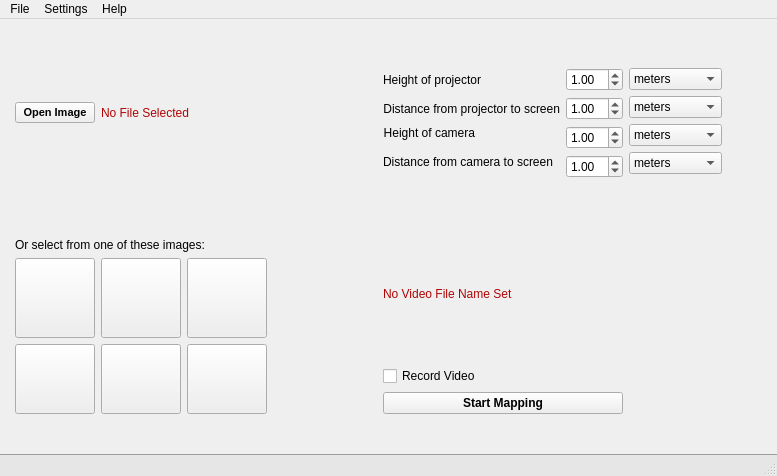
<?xml version="1.0" encoding="UTF-8"?>
<ui version="4.0">
 <class>MainWindow</class>
 <widget class="QMainWindow" name="MainWindow">
  <property name="geometry">
   <rect>
    <x>0</x>
    <y>0</y>
    <width>777</width>
    <height>476</height>
   </rect>
  </property>
  <property name="windowTitle">
   <string>LightMap</string>
  </property>
  <property name="tabShape">
   <enum>QTabWidget::Rounded</enum>
  </property>
  <widget class="QWidget" name="central_widget">
   <layout class="QGridLayout" name="gridLayout">
    <property name="leftMargin">
     <number>15</number>
    </property>
    <property name="rightMargin">
     <number>15</number>
    </property>
    <property name="bottomMargin">
     <number>20</number>
    </property>
    <item row="0" column="0">
     <layout class="QVBoxLayout" name="vertical_layout_top" stretch="0">
      <property name="spacing">
       <number>6</number>
      </property>
      <item>
       <widget class="QLabel" name="label_lightmap">
        <property name="sizePolicy">
         <sizepolicy hsizetype="Preferred" vsizetype="Preferred">
          <horstretch>0</horstretch>
          <verstretch>0</verstretch>
         </sizepolicy>
        </property>
        <property name="text">
         <string/>
        </property>
        <property name="pixmap">
         <pixmap>../Images/LightMap.png</pixmap>
        </property>
        <property name="alignment">
         <set>Qt::AlignHCenter|Qt::AlignTop</set>
        </property>
       </widget>
      </item>
     </layout>
    </item>
    <item row="1" column="0">
     <spacer name="horizontal_spacer_light_map">
      <property name="orientation">
       <enum>Qt::Horizontal</enum>
      </property>
      <property name="sizeHint" stdset="0">
       <size>
        <width>40</width>
        <height>20</height>
       </size>
      </property>
     </spacer>
    </item>
    <item row="2" column="0">
     <layout class="QHBoxLayout" name="horizontal_layout_main_middle">
      <property name="sizeConstraint">
       <enum>QLayout::SetDefaultConstraint</enum>
      </property>
      <item>
       <layout class="QVBoxLayout" name="vertical_layout_main_left">
        <property name="sizeConstraint">
         <enum>QLayout::SetDefaultConstraint</enum>
        </property>
        <item>
         <layout class="QHBoxLayout" name="horizontal_layout_image">
          <property name="sizeConstraint">
           <enum>QLayout::SetDefaultConstraint</enum>
          </property>
          <item>
           <widget class="QPushButton" name="button_open_image">
            <property name="sizePolicy">
             <sizepolicy hsizetype="Fixed" vsizetype="Fixed">
              <horstretch>0</horstretch>
              <verstretch>0</verstretch>
             </sizepolicy>
            </property>
            <property name="font">
             <font>
              <family>MS Shell Dlg 2</family>
              <pointsize>8</pointsize>
              <weight>75</weight>
              <italic>false</italic>
              <bold>true</bold>
              <underline>false</underline>
              <strikeout>false</strikeout>
              <kerning>true</kerning>
             </font>
            </property>
            <property name="focusPolicy">
             <enum>Qt::ClickFocus</enum>
            </property>
            <property name="statusTip">
             <string/>
            </property>
            <property name="text">
             <string>Open Image</string>
            </property>
           </widget>
          </item>
          <item>
           <widget class="QLabel" name="label_image_file_name">
            <property name="palette">
             <palette>
              <active>
               <colorrole role="WindowText">
                <brush brushstyle="SolidPattern">
                 <color alpha="255">
                  <red>177</red>
                  <green>5</green>
                  <blue>5</blue>
                 </color>
                </brush>
               </colorrole>
               <colorrole role="Text">
                <brush brushstyle="SolidPattern">
                 <color alpha="255">
                  <red>0</red>
                  <green>0</green>
                  <blue>0</blue>
                 </color>
                </brush>
               </colorrole>
              </active>
              <inactive>
               <colorrole role="WindowText">
                <brush brushstyle="SolidPattern">
                 <color alpha="255">
                  <red>177</red>
                  <green>5</green>
                  <blue>5</blue>
                 </color>
                </brush>
               </colorrole>
               <colorrole role="Text">
                <brush brushstyle="SolidPattern">
                 <color alpha="255">
                  <red>0</red>
                  <green>0</green>
                  <blue>0</blue>
                 </color>
                </brush>
               </colorrole>
              </inactive>
              <disabled>
               <colorrole role="WindowText">
                <brush brushstyle="SolidPattern">
                 <color alpha="255">
                  <red>120</red>
                  <green>120</green>
                  <blue>120</blue>
                 </color>
                </brush>
               </colorrole>
               <colorrole role="Text">
                <brush brushstyle="SolidPattern">
                 <color alpha="255">
                  <red>120</red>
                  <green>120</green>
                  <blue>120</blue>
                 </color>
                </brush>
               </colorrole>
              </disabled>
             </palette>
            </property>
            <property name="font">
             <font>
              <family>MS Shell Dlg 2</family>
              <weight>50</weight>
              <italic>false</italic>
              <bold>false</bold>
              <kerning>true</kerning>
             </font>
            </property>
            <property name="frameShape">
             <enum>QFrame::NoFrame</enum>
            </property>
            <property name="frameShadow">
             <enum>QFrame::Plain</enum>
            </property>
            <property name="text">
             <string>No File Selected                                                  </string>
            </property>
            <property name="alignment">
             <set>Qt::AlignLeading|Qt::AlignLeft|Qt::AlignVCenter</set>
            </property>
           </widget>
          </item>
         </layout>
        </item>
        <item>
         <widget class="QLabel" name="label_select_default_image">
          <property name="text">
           <string>Or select from one of these images:</string>
          </property>
          <property name="alignment">
           <set>Qt::AlignBottom|Qt::AlignLeading|Qt::AlignLeft</set>
          </property>
         </widget>
        </item>
        <item>
         <layout class="QGridLayout" name="grid_layout_default_images">
          <item row="1" column="3">
           <widget class="QPushButton" name="button_default_image3">
            <property name="minimumSize">
             <size>
              <width>80</width>
              <height>80</height>
             </size>
            </property>
            <property name="maximumSize">
             <size>
              <width>80</width>
              <height>80</height>
             </size>
            </property>
            <property name="focusPolicy">
             <enum>Qt::NoFocus</enum>
            </property>
            <property name="statusTip">
             <string/>
            </property>
            <property name="styleSheet">
             <string notr="true">QPushButton {
	background-image: url(&quot;../Images/Smiley.jpg&quot;);
	background-position: center;	
}

QPushButton:checked {
	border-width: 3px;
	border-style: solid;
	border-color: #2E89F7;
}</string>
            </property>
            <property name="text">
             <string/>
            </property>
            <property name="checkable">
             <bool>true</bool>
            </property>
            <property name="autoExclusive">
             <bool>true</bool>
            </property>
           </widget>
          </item>
          <item row="3" column="3">
           <widget class="QPushButton" name="button_default_image6">
            <property name="maximumSize">
             <size>
              <width>80</width>
              <height>80</height>
             </size>
            </property>
            <property name="styleSheet">
             <string notr="true">QPushButton {
	background-image: url(&quot;../Images/Mystery_Image.jpg&quot;);
	background-position: center;
}

QPushButton:checked {
	border-width: 3px;
	border-style: solid;
	border-color: #2E89F7;
}</string>
            </property>
            <property name="text">
             <string/>
            </property>
            <property name="checkable">
             <bool>true</bool>
            </property>
            <property name="autoExclusive">
             <bool>true</bool>
            </property>
           </widget>
          </item>
          <item row="1" column="1">
           <widget class="QPushButton" name="button_default_image1">
            <property name="sizePolicy">
             <sizepolicy hsizetype="Maximum" vsizetype="Fixed">
              <horstretch>0</horstretch>
              <verstretch>0</verstretch>
             </sizepolicy>
            </property>
            <property name="minimumSize">
             <size>
              <width>80</width>
              <height>80</height>
             </size>
            </property>
            <property name="maximumSize">
             <size>
              <width>80</width>
              <height>80</height>
             </size>
            </property>
            <property name="focusPolicy">
             <enum>Qt::NoFocus</enum>
            </property>
            <property name="statusTip">
             <string/>
            </property>
            <property name="styleSheet">
             <string notr="true">QPushButton {
	background-image: url(&quot;../Images/Earth.jpg&quot;);
	background-position: center;
}

QPushButton:checked {
	border-width: 3px;
	border-style: solid;
	border-color: #2E89F7;
}</string>
            </property>
            <property name="text">
             <string/>
            </property>
            <property name="checkable">
             <bool>true</bool>
            </property>
            <property name="autoExclusive">
             <bool>true</bool>
            </property>
            <property name="flat">
             <bool>false</bool>
            </property>
           </widget>
          </item>
          <item row="1" column="2">
           <widget class="QPushButton" name="button_default_image2">
            <property name="minimumSize">
             <size>
              <width>80</width>
              <height>80</height>
             </size>
            </property>
            <property name="maximumSize">
             <size>
              <width>80</width>
              <height>80</height>
             </size>
            </property>
            <property name="focusPolicy">
             <enum>Qt::NoFocus</enum>
            </property>
            <property name="statusTip">
             <string/>
            </property>
            <property name="styleSheet">
             <string notr="true">QPushButton {
	background-image: url(&quot;../Images/Moon.gif&quot;);
	background-position: center;
}

QPushButton:checked {
	border-width: 3px;
	border-style: solid;
	border-color: #2E89F7;
}</string>
            </property>
            <property name="text">
             <string/>
            </property>
            <property name="checkable">
             <bool>true</bool>
            </property>
            <property name="autoExclusive">
             <bool>true</bool>
            </property>
            <property name="autoDefault">
             <bool>false</bool>
            </property>
            <property name="default">
             <bool>false</bool>
            </property>
            <property name="flat">
             <bool>false</bool>
            </property>
           </widget>
          </item>
          <item row="1" column="5">
           <spacer name="horizontal_spacer_grid_top">
            <property name="orientation">
             <enum>Qt::Horizontal</enum>
            </property>
            <property name="sizeHint" stdset="0">
             <size>
              <width>40</width>
              <height>20</height>
             </size>
            </property>
           </spacer>
          </item>
          <item row="3" column="5">
           <spacer name="horizontal_spacer_grid_bottom">
            <property name="orientation">
             <enum>Qt::Horizontal</enum>
            </property>
            <property name="sizeHint" stdset="0">
             <size>
              <width>40</width>
              <height>20</height>
             </size>
            </property>
           </spacer>
          </item>
          <item row="3" column="2">
           <widget class="QPushButton" name="button_default_image5">
            <property name="minimumSize">
             <size>
              <width>80</width>
              <height>70</height>
             </size>
            </property>
            <property name="maximumSize">
             <size>
              <width>80</width>
              <height>80</height>
             </size>
            </property>
            <property name="styleSheet">
             <string notr="true">QPushButton {
	background-image: url(&quot;../Images/Kappa.jpg&quot;);
	background-position: center;
}

QPushButton:checked {
	border-width: 3px;
	border-style: solid;
	border-color: #2E89F7;
}</string>
            </property>
            <property name="text">
             <string/>
            </property>
            <property name="checkable">
             <bool>true</bool>
            </property>
            <property name="autoExclusive">
             <bool>true</bool>
            </property>
           </widget>
          </item>
          <item row="3" column="1">
           <widget class="QPushButton" name="button_default_image4">
            <property name="sizePolicy">
             <sizepolicy hsizetype="Minimum" vsizetype="Fixed">
              <horstretch>0</horstretch>
              <verstretch>0</verstretch>
             </sizepolicy>
            </property>
            <property name="minimumSize">
             <size>
              <width>80</width>
              <height>70</height>
             </size>
            </property>
            <property name="maximumSize">
             <size>
              <width>80</width>
              <height>80</height>
             </size>
            </property>
            <property name="focusPolicy">
             <enum>Qt::NoFocus</enum>
            </property>
            <property name="statusTip">
             <string/>
            </property>
            <property name="styleSheet">
             <string notr="true">QPushButton {
	background-image: url(&quot;../Images/Pizza.jpg&quot;);
	background-position: center;
}

QPushButton:checked {
	border-width: 3px;
	border-style: solid;
	border-color: #2E89F7;
}</string>
            </property>
            <property name="text">
             <string/>
            </property>
            <property name="checkable">
             <bool>true</bool>
            </property>
            <property name="autoExclusive">
             <bool>true</bool>
            </property>
           </widget>
          </item>
         </layout>
        </item>
        <item>
         <spacer name="horizontal_spacer_bottom_left">
          <property name="orientation">
           <enum>Qt::Horizontal</enum>
          </property>
          <property name="sizeHint" stdset="0">
           <size>
            <width>40</width>
            <height>20</height>
           </size>
          </property>
         </spacer>
        </item>
       </layout>
      </item>
      <item>
       <spacer name="vertical_spacer_middle_second">
        <property name="orientation">
         <enum>Qt::Vertical</enum>
        </property>
        <property name="sizeHint" stdset="0">
         <size>
          <width>20</width>
          <height>40</height>
         </size>
        </property>
       </spacer>
      </item>
      <item>
       <layout class="QHBoxLayout" name="horizontal_layout_main_right_2">
        <item>
         <layout class="QVBoxLayout" name="vertical_layout_middle_right">
          <item>
           <layout class="QFormLayout" name="form_layout">
            <property name="sizeConstraint">
             <enum>QLayout::SetNoConstraint</enum>
            </property>
            <item row="0" column="0">
             <widget class="QLabel" name="label_projector_height">
              <property name="statusTip">
               <string/>
              </property>
              <property name="layoutDirection">
               <enum>Qt::LeftToRight</enum>
              </property>
              <property name="text">
               <string>Height of projector</string>
              </property>
              <property name="alignment">
               <set>Qt::AlignRight|Qt::AlignTrailing|Qt::AlignVCenter</set>
              </property>
             </widget>
            </item>
            <item row="0" column="1">
             <widget class="QDoubleSpinBox" name="double_spin_box_projector_height">
              <property name="statusTip">
               <string/>
              </property>
              <property name="value">
               <double>1.000000000000000</double>
              </property>
             </widget>
            </item>
            <item row="1" column="0">
             <widget class="QLabel" name="label_projector_to_screen">
              <property name="text">
               <string>Distance from projector to screen</string>
              </property>
              <property name="alignment">
               <set>Qt::AlignRight|Qt::AlignTrailing|Qt::AlignVCenter</set>
              </property>
             </widget>
            </item>
            <item row="1" column="1">
             <widget class="QDoubleSpinBox" name="double_spin_box_projector_to_screen">
              <property name="statusTip">
               <string/>
              </property>
              <property name="value">
               <double>1.000000000000000</double>
              </property>
             </widget>
            </item>
            <item row="2" column="0">
             <widget class="QLabel" name="label_height_camera">
              <property name="text">
               <string>Height of camera</string>
              </property>
              <property name="alignment">
               <set>Qt::AlignRight|Qt::AlignTop|Qt::AlignTrailing</set>
              </property>
             </widget>
            </item>
            <item row="2" column="1">
             <widget class="QDoubleSpinBox" name="double_spin_box_camera_height">
              <property name="statusTip">
               <string/>
              </property>
              <property name="value">
               <double>1.000000000000000</double>
              </property>
             </widget>
            </item>
            <item row="3" column="0">
             <widget class="QLabel" name="label_camera_to_screen">
              <property name="text">
               <string>Distance from camera to screen</string>
              </property>
              <property name="alignment">
               <set>Qt::AlignRight|Qt::AlignTop|Qt::AlignTrailing</set>
              </property>
             </widget>
            </item>
            <item row="3" column="1">
             <widget class="QDoubleSpinBox" name="double_spin_box_camera_to_screen">
              <property name="statusTip">
               <string/>
              </property>
              <property name="value">
               <double>1.000000000000000</double>
              </property>
             </widget>
            </item>
           </layout>
          </item>
          <item>
           <spacer name="horizontal_spacer_middle_right">
            <property name="orientation">
             <enum>Qt::Horizontal</enum>
            </property>
            <property name="sizeHint" stdset="0">
             <size>
              <width>40</width>
              <height>20</height>
             </size>
            </property>
           </spacer>
          </item>
          <item>
           <widget class="QLabel" name="label_video_file_path">
            <property name="palette">
             <palette>
              <active>
               <colorrole role="WindowText">
                <brush brushstyle="SolidPattern">
                 <color alpha="255">
                  <red>177</red>
                  <green>5</green>
                  <blue>5</blue>
                 </color>
                </brush>
               </colorrole>
              </active>
              <inactive>
               <colorrole role="WindowText">
                <brush brushstyle="SolidPattern">
                 <color alpha="255">
                  <red>177</red>
                  <green>5</green>
                  <blue>5</blue>
                 </color>
                </brush>
               </colorrole>
              </inactive>
              <disabled>
               <colorrole role="WindowText">
                <brush brushstyle="SolidPattern">
                 <color alpha="255">
                  <red>120</red>
                  <green>120</green>
                  <blue>120</blue>
                 </color>
                </brush>
               </colorrole>
              </disabled>
             </palette>
            </property>
            <property name="text">
             <string>No Video File Name Set</string>
            </property>
           </widget>
          </item>
          <item>
           <widget class="QCheckBox" name="check_box_record_video">
            <property name="focusPolicy">
             <enum>Qt::ClickFocus</enum>
            </property>
            <property name="statusTip">
             <string/>
            </property>
            <property name="text">
             <string>Record Video</string>
            </property>
           </widget>
          </item>
          <item>
           <widget class="QPushButton" name="button_mapping">
            <property name="sizePolicy">
             <sizepolicy hsizetype="Minimum" vsizetype="Fixed">
              <horstretch>0</horstretch>
              <verstretch>0</verstretch>
             </sizepolicy>
            </property>
            <property name="font">
             <font>
              <weight>75</weight>
              <bold>true</bold>
             </font>
            </property>
            <property name="focusPolicy">
             <enum>Qt::ClickFocus</enum>
            </property>
            <property name="statusTip">
             <string/>
            </property>
            <property name="text">
             <string>Start Mapping</string>
            </property>
           </widget>
          </item>
          <item>
           <spacer name="horizontal_spacer_bottom_right">
            <property name="orientation">
             <enum>Qt::Horizontal</enum>
            </property>
            <property name="sizeHint" stdset="0">
             <size>
              <width>40</width>
              <height>20</height>
             </size>
            </property>
           </spacer>
          </item>
         </layout>
        </item>
        <item>
         <layout class="QVBoxLayout" name="vertical_layout_select_unit">
          <item>
           <widget class="QComboBox" name="combo_box_projector_height">
            <property name="sizePolicy">
             <sizepolicy hsizetype="Fixed" vsizetype="Fixed">
              <horstretch>0</horstretch>
              <verstretch>0</verstretch>
             </sizepolicy>
            </property>
            <property name="statusTip">
             <string/>
            </property>
            <item>
             <property name="text">
              <string>meters</string>
             </property>
            </item>
            <item>
             <property name="text">
              <string>feet</string>
             </property>
            </item>
            <item>
             <property name="text">
              <string>yards</string>
             </property>
            </item>
            <item>
             <property name="text">
              <string>inches</string>
             </property>
            </item>
            <item>
             <property name="text">
              <string>centimeters</string>
             </property>
            </item>
           </widget>
          </item>
          <item>
           <widget class="QComboBox" name="combo_box_projector_to_screen">
            <property name="sizePolicy">
             <sizepolicy hsizetype="Fixed" vsizetype="Fixed">
              <horstretch>0</horstretch>
              <verstretch>0</verstretch>
             </sizepolicy>
            </property>
            <property name="statusTip">
             <string/>
            </property>
            <item>
             <property name="text">
              <string>meters</string>
             </property>
            </item>
            <item>
             <property name="text">
              <string>feet</string>
             </property>
            </item>
            <item>
             <property name="text">
              <string>yards</string>
             </property>
            </item>
            <item>
             <property name="text">
              <string>inches</string>
             </property>
            </item>
            <item>
             <property name="text">
              <string>centimeters</string>
             </property>
            </item>
           </widget>
          </item>
          <item>
           <widget class="QComboBox" name="combo_box_camera_height">
            <property name="sizePolicy">
             <sizepolicy hsizetype="Fixed" vsizetype="Fixed">
              <horstretch>0</horstretch>
              <verstretch>0</verstretch>
             </sizepolicy>
            </property>
            <property name="statusTip">
             <string/>
            </property>
            <item>
             <property name="text">
              <string>meters</string>
             </property>
            </item>
            <item>
             <property name="text">
              <string>feet</string>
             </property>
            </item>
            <item>
             <property name="text">
              <string>yards</string>
             </property>
            </item>
            <item>
             <property name="text">
              <string>inches</string>
             </property>
            </item>
            <item>
             <property name="text">
              <string>centimeters</string>
             </property>
            </item>
           </widget>
          </item>
          <item>
           <widget class="QComboBox" name="combo_box_camera_to_screen">
            <property name="sizePolicy">
             <sizepolicy hsizetype="Fixed" vsizetype="Fixed">
              <horstretch>0</horstretch>
              <verstretch>0</verstretch>
             </sizepolicy>
            </property>
            <property name="statusTip">
             <string/>
            </property>
            <item>
             <property name="text">
              <string>meters</string>
             </property>
            </item>
            <item>
             <property name="text">
              <string>feet</string>
             </property>
            </item>
            <item>
             <property name="text">
              <string>yards</string>
             </property>
            </item>
            <item>
             <property name="text">
              <string>inches</string>
             </property>
            </item>
            <item>
             <property name="text">
              <string>centimeters</string>
             </property>
            </item>
           </widget>
          </item>
          <item>
           <spacer name="vertical_spacer_units">
            <property name="orientation">
             <enum>Qt::Vertical</enum>
            </property>
            <property name="sizeHint" stdset="0">
             <size>
              <width>20</width>
              <height>40</height>
             </size>
            </property>
           </spacer>
          </item>
         </layout>
        </item>
        <item>
         <layout class="QHBoxLayout" name="horizontal_layout_main_right">
          <item>
           <spacer name="vertical_spacer_main_right_first">
            <property name="orientation">
             <enum>Qt::Vertical</enum>
            </property>
            <property name="sizeHint" stdset="0">
             <size>
              <width>20</width>
              <height>40</height>
             </size>
            </property>
           </spacer>
          </item>
          <item>
           <spacer name="vertical_spacer_main_right_second">
            <property name="orientation">
             <enum>Qt::Vertical</enum>
            </property>
            <property name="sizeHint" stdset="0">
             <size>
              <width>20</width>
              <height>40</height>
             </size>
            </property>
           </spacer>
          </item>
         </layout>
        </item>
       </layout>
      </item>
     </layout>
    </item>
   </layout>
  </widget>
  <widget class="QMenuBar" name="menubar">
   <property name="geometry">
    <rect>
     <x>0</x>
     <y>0</y>
     <width>777</width>
     <height>21</height>
    </rect>
   </property>
   <widget class="QMenu" name="menu_file">
    <property name="title">
     <string>File</string>
    </property>
    <addaction name="action_open_image"/>
    <addaction name="separator"/>
    <addaction name="action_record_video"/>
    <addaction name="separator"/>
    <addaction name="action_start_mapping"/>
    <addaction name="separator"/>
    <addaction name="action_quit"/>
   </widget>
   <widget class="QMenu" name="menu_settings">
    <property name="title">
     <string>Settings</string>
    </property>
    <addaction name="action_preferences"/>
   </widget>
   <widget class="QMenu" name="menu_help">
    <property name="statusTip">
     <string/>
    </property>
    <property name="title">
     <string>Help</string>
    </property>
    <addaction name="action_LightMap_Help"/>
    <addaction name="separator"/>
    <addaction name="action_About_LightMap"/>
   </widget>
   <addaction name="menu_file"/>
   <addaction name="menu_settings"/>
   <addaction name="menu_help"/>
  </widget>
  <widget class="QStatusBar" name="status_bar">
   <property name="palette">
    <palette>
     <active>
      <colorrole role="Button">
       <brush brushstyle="SolidPattern">
        <color alpha="255">
         <red>230</red>
         <green>230</green>
         <blue>230</blue>
        </color>
       </brush>
      </colorrole>
      <colorrole role="Base">
       <brush brushstyle="SolidPattern">
        <color alpha="255">
         <red>230</red>
         <green>230</green>
         <blue>230</blue>
        </color>
       </brush>
      </colorrole>
      <colorrole role="Window">
       <brush brushstyle="SolidPattern">
        <color alpha="255">
         <red>230</red>
         <green>230</green>
         <blue>230</blue>
        </color>
       </brush>
      </colorrole>
      <colorrole role="AlternateBase">
       <brush brushstyle="SolidPattern">
        <color alpha="255">
         <red>246</red>
         <green>246</green>
         <blue>246</blue>
        </color>
       </brush>
      </colorrole>
     </active>
     <inactive>
      <colorrole role="Button">
       <brush brushstyle="SolidPattern">
        <color alpha="255">
         <red>230</red>
         <green>230</green>
         <blue>230</blue>
        </color>
       </brush>
      </colorrole>
      <colorrole role="Base">
       <brush brushstyle="SolidPattern">
        <color alpha="255">
         <red>230</red>
         <green>230</green>
         <blue>230</blue>
        </color>
       </brush>
      </colorrole>
      <colorrole role="Window">
       <brush brushstyle="SolidPattern">
        <color alpha="255">
         <red>230</red>
         <green>230</green>
         <blue>230</blue>
        </color>
       </brush>
      </colorrole>
      <colorrole role="AlternateBase">
       <brush brushstyle="SolidPattern">
        <color alpha="255">
         <red>246</red>
         <green>246</green>
         <blue>246</blue>
        </color>
       </brush>
      </colorrole>
     </inactive>
     <disabled>
      <colorrole role="Button">
       <brush brushstyle="SolidPattern">
        <color alpha="255">
         <red>230</red>
         <green>230</green>
         <blue>230</blue>
        </color>
       </brush>
      </colorrole>
      <colorrole role="Base">
       <brush brushstyle="SolidPattern">
        <color alpha="255">
         <red>230</red>
         <green>230</green>
         <blue>230</blue>
        </color>
       </brush>
      </colorrole>
      <colorrole role="Window">
       <brush brushstyle="SolidPattern">
        <color alpha="255">
         <red>230</red>
         <green>230</green>
         <blue>230</blue>
        </color>
       </brush>
      </colorrole>
      <colorrole role="AlternateBase">
       <brush brushstyle="SolidPattern">
        <color alpha="255">
         <red>246</red>
         <green>246</green>
         <blue>246</blue>
        </color>
       </brush>
      </colorrole>
     </disabled>
    </palette>
   </property>
   <property name="styleSheet">
    <string notr="true">QStatusBar {
	background: #e6e6e6;
	border-top: 1px outset #686868;
}</string>
   </property>
  </widget>
  <action name="action_open_image">
   <property name="text">
    <string>Open Image</string>
   </property>
  </action>
  <action name="action_quit">
   <property name="text">
    <string>Quit</string>
   </property>
  </action>
  <action name="action_hide_toolbar">
   <property name="text">
    <string>Hide Toolbar</string>
   </property>
  </action>
  <action name="action_record_video">
   <property name="text">
    <string>Record Video</string>
   </property>
  </action>
  <action name="action_stop_recording">
   <property name="text">
    <string>Stop Recording</string>
   </property>
  </action>
  <action name="action_preferences">
   <property name="text">
    <string>Preferences</string>
   </property>
  </action>
  <action name="action_LightMap_Help">
   <property name="text">
    <string>LightMap Help</string>
   </property>
  </action>
  <action name="action_About_LightMap">
   <property name="text">
    <string>About LightMap</string>
   </property>
  </action>
  <action name="action_start_mapping">
   <property name="text">
    <string>Start Mapping</string>
   </property>
  </action>
  <action name="action_stop_mapping">
   <property name="text">
    <string>Stop Mapping</string>
   </property>
  </action>
 </widget>
 <tabstops>
  <tabstop>double_spin_box_projector_height</tabstop>
  <tabstop>combo_box_projector_height</tabstop>
  <tabstop>double_spin_box_projector_to_screen</tabstop>
  <tabstop>combo_box_projector_to_screen</tabstop>
  <tabstop>double_spin_box_camera_height</tabstop>
  <tabstop>combo_box_camera_height</tabstop>
  <tabstop>double_spin_box_camera_to_screen</tabstop>
  <tabstop>combo_box_camera_to_screen</tabstop>
 </tabstops>
 <resources/>
 <connections/>
</ui>
